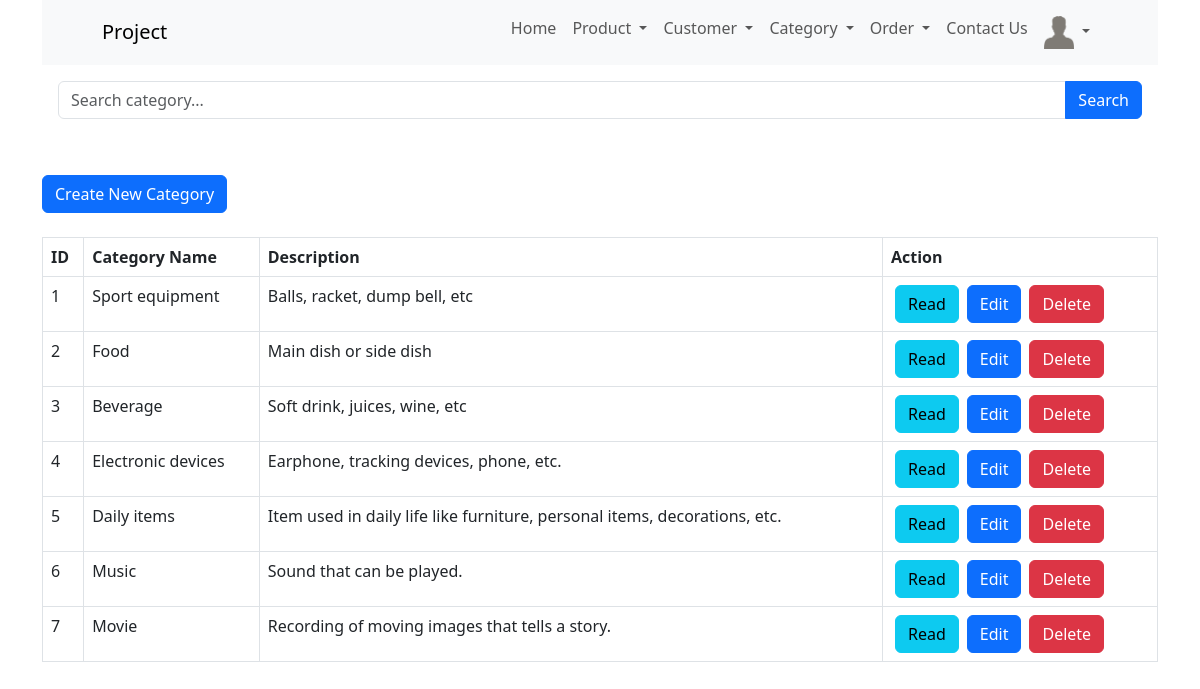
The page /category_read.php (signed in) on the database as committed earlier.
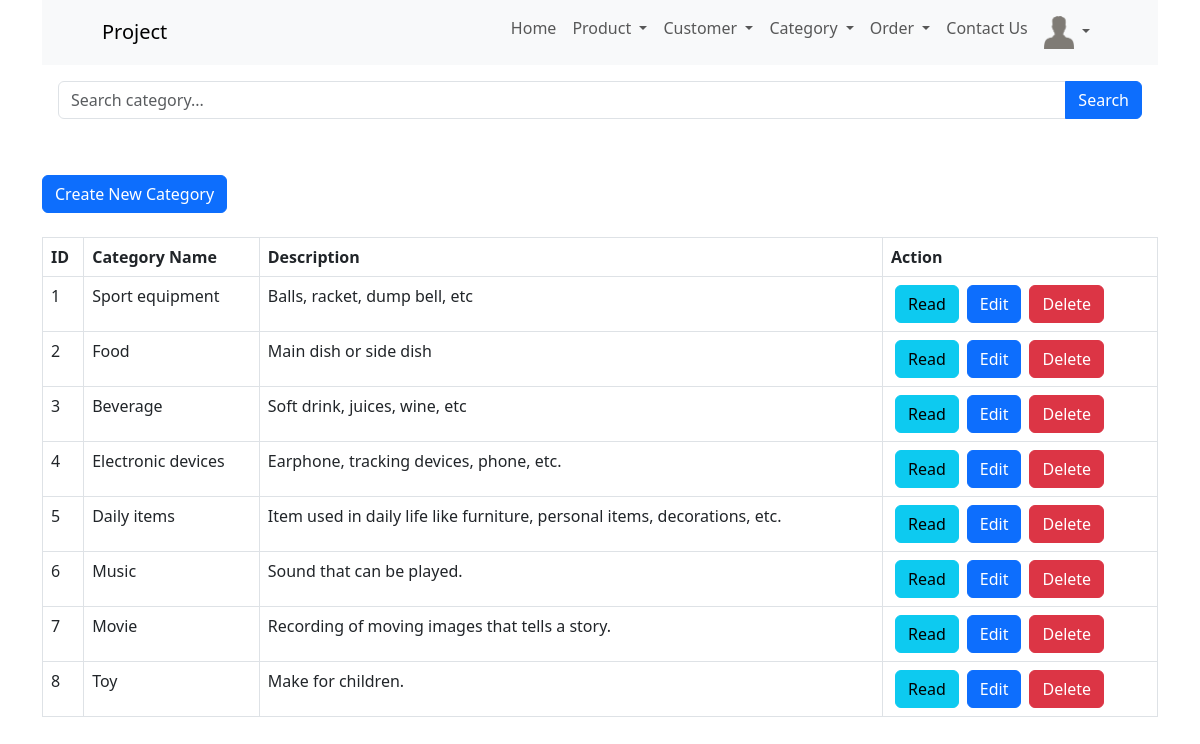
The same page on the database as committed later.
### tables this page shows
CREATE TABLE IF NOT EXISTS `category` (
  `category_id` int NOT NULL AUTO_INCREMENT,
  `category_name` varchar(20) NOT NULL,
  `description` text NOT NULL,
  PRIMARY KEY (`category_id`),
  UNIQUE KEY `category_name` (`category_name`)
);

### category_read.php (the view, shortened to what this page needs)
<html lang="en">
<head>
    <link href="https://cdn.jsdelivr.net/npm/bootstrap@5.3.0/dist/css/bootstrap.min.css" rel="stylesheet">
</head>
<body>
    <div class="container">
        <?php
        include 'menu/menu.php';
        ?>
        <?php
        include 'config/database.php';
        $searchKeyword = isset($_GET['search']) ? $_GET['search'] : '';
        $query = "SELECT * FROM category";
        $query .= " ORDER BY category_id ASC";
        $stmt = $con->prepare($query);
        $stmt->execute();
        $num = $stmt->rowCount();
        echo '<div class="p-3">
            <form method="GET" action="">
                <div class="input-group mb-3">
                    <input type="text" class="form-control" name="search" placeholder="Search category..." value="' . str_replace('%', '', $searchKeyword) . '">
                    <button class="btn btn-primary" type="submit">Search</button>
                </div>
            </form>
        </div>';
        echo "<br><div><a href='category_create.php' class='btn btn-primary m-b-1em'>Create New Category</a></div>" . "<br>";
        if ($num > 0) {
            echo "<table id='product_table' class='table table-hover table-responsive table-bordered'>";
            echo "<tr>";
            echo "<th>ID</th>";
            echo "<th>Category Name</th>";
            echo "<th>Description</th>";
            echo "<th>Action</th>";
            echo "</tr>";
            while ($row = $stmt->fetch(PDO::FETCH_ASSOC)) {
                extract($row);
                echo "<tr>";
                echo "<td>{$category_id}</td>";
                echo "<td>{$category_name}</td>";
                echo "<td>{$description}</td>";
                echo "<td>";
                echo "<a href='category_read_one.php?id={$category_id}' class='btn btn-info m-r-1em mx-1'>Read</a>";
                echo "<a href='category_update.php?id={$category_id}' class='btn btn-primary m-r-1em mx-1'>Edit</a>";
                echo "<a href='#' onclick='delete_product({$category_id});'  class='btn btn-danger mx-1'>Delete</a>";
                echo "</td>";
                echo "</tr>";
            }
            echo "</table>";
        } else {
            echo "<div class='alert alert-danger'>No records found.</div>";
        }
        ?>
    </div>
</body>
</html>

Rows that differ between the two databases and show on the page:
added category: category_id "8", category_name "Toy", description "Make for children."
